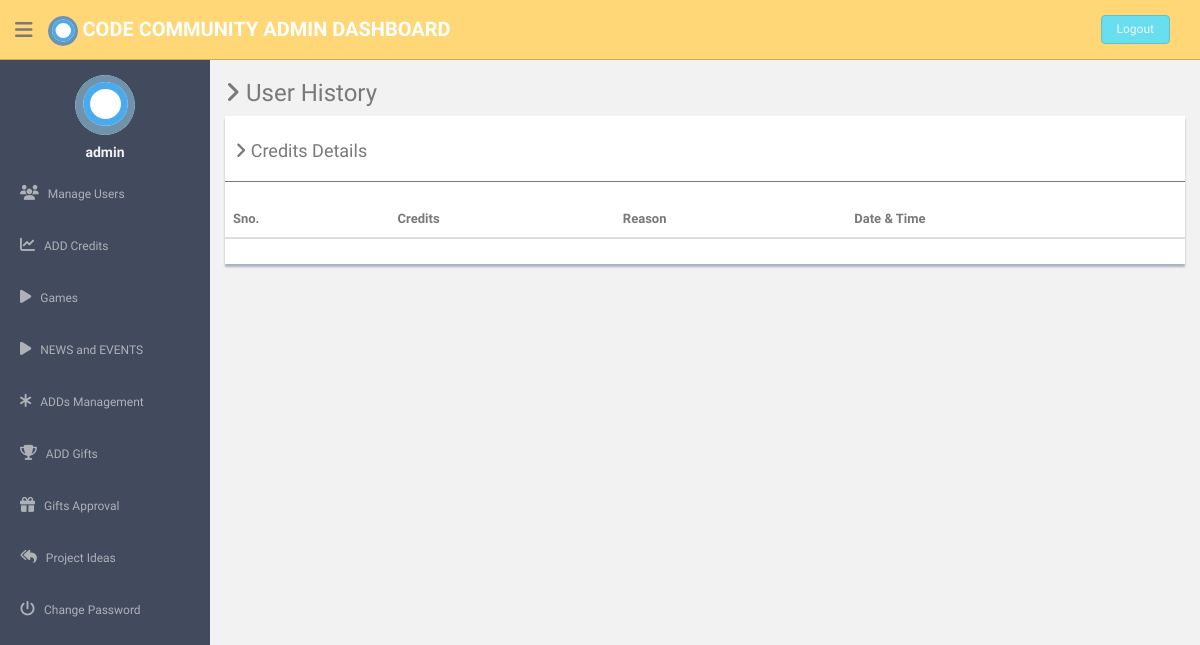
Page /admin/view-history.php (signed in) on the earlier database version.
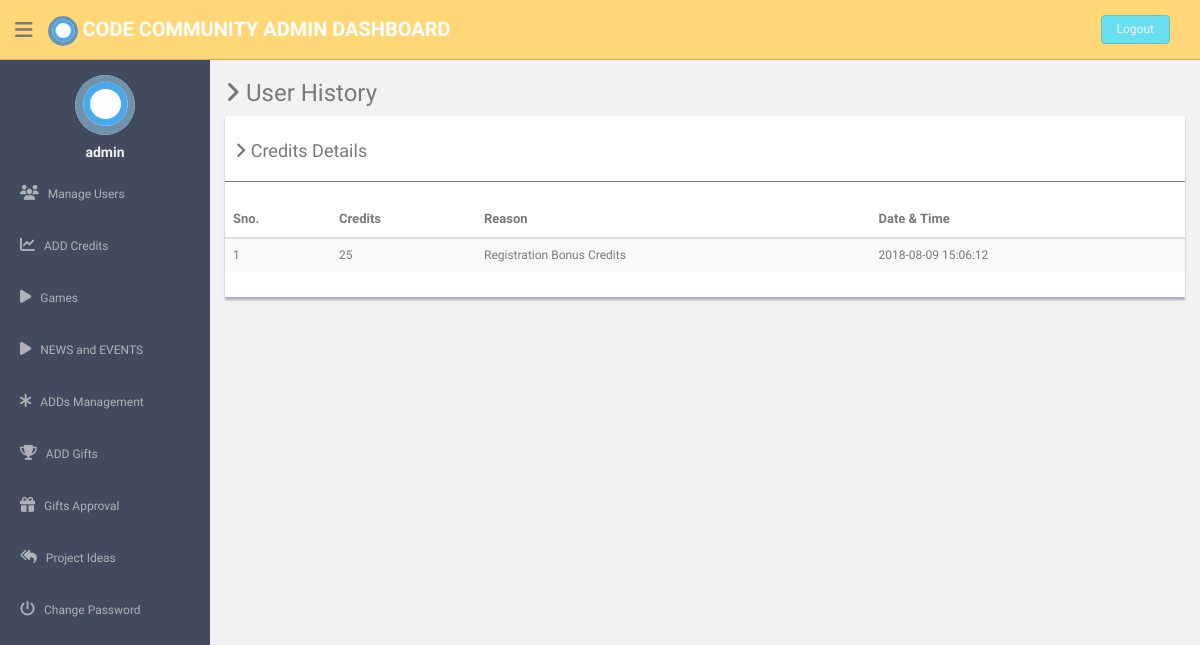
Same page on the later database version.
### tables this page shows
CREATE TABLE `credits` (
  `credits_id` int(11) NOT NULL,
  `userid` int(11) NOT NULL,
  `credits` int(11) NOT NULL,
  `reason` varchar(255) NOT NULL,
  `date1` datetime NOT NULL
);

### admin/view-history.php (the view, shortened to what this page needs)
<?php
include('dbconnection.php');
?><!DOCTYPE html>
<html lang="en">
  <head>
    <link href="assets/css/bootstrap.css" rel="stylesheet">
    <link href="assets/font-awesome/css/font-awesome.css" rel="stylesheet" />
    <link href="assets/css/style.css" rel="stylesheet">
    <link href="assets/css/style-responsive.css" rel="stylesheet">
  </head>
  <body>
  <section id="container" >
  <?php include('./header.php'); ?>
        <?php include('./sidebar.php'); ?>
      <section id="main-content">
          <section class="wrapper">
          	<h3><i class="fa fa-angle-right"></i> User History</h3>
				<div class="row">
                  <div class="col-md-12">
                      <div class="content-panel">
                          <table class="table table-striped table-advance table-hover">
	                  	  	  <h4><i class="fa fa-angle-right"></i> Credits Details </h4>
	                  	  	  <hr>
                              <thead>
                              <tr>
                                  <th>Sno.</th>
                                  <th> Credits</th>
                                  <th> Reason</th>
                                  <th> Date & Time</th>
                              </tr>
                              </thead>
                              <tbody>
                               <?php $ret2=mysqli_query($con,"SELECT * FROM credits where userid='$uid' order by credits_id desc");
                                while($row1=mysqli_fetch_array($ret2))
                                {  $cnt=1;?>
                                    <tr>
                                    <td style="font-size:12px;"><?php echo $cnt;?></td>
                                    <td style="font-size:12px;"><?php echo $row1['credits'];?></t>
                                    <td style="font-size:12px;"><?php echo $row1['reason'];?></td>
                                    <td style="font-size:12px;"><?php echo $row1['date1'];?></t>
                                    </tr>
                                <?php $cnt=$cnt+1; }?>
                              </tbody>
                          </table>
                      </div>
                  </div>
              </div>
		</section>
      </section>
      </section>
  </body>
</html>

Differences in the rows shown:
added credits: cnt "1", credits "25", reason "Registration Bonus Credits", date1 "2018-08-09 15:06:12"
